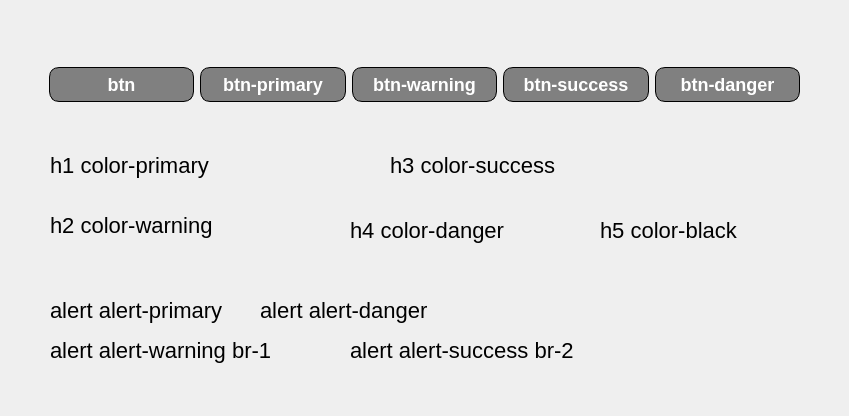
<?xml version="1.0" encoding="UTF-8"?>
<ui version="4.0">
 <class>MainWindow</class>
 <widget class="QMainWindow" name="MainWindow">
  <property name="geometry">
   <rect>
    <x>0</x>
    <y>0</y>
    <width>849</width>
    <height>416</height>
   </rect>
  </property>
  <property name="windowTitle">
   <string>MainWindow</string>
  </property>
  <property name="styleSheet">
   <string notr="true">/*
 *
 *  Simple Stylesheet inspired on Bootstrap for Qt Designer / Qt Creator 
 *  File: bootstylesheet.css
 *  Author: JuanLoaiza007
 *  Version: 1.1.1
 *
 */

/*  # Español
 *  Instrucciones para aplicar en Qt Designer / Qt Creator
 *  1. Busque la vista de Inspector de objetos &gt;&gt; Objeto &gt;&gt; &quot;MainWindow&quot;.
 *  2. Dale clic derecho a &quot;MainWindow&quot; y seleccione &quot;Cambiar HojaDeEstilos&quot; o algo similar.
 *  3. Pegue el contenido de este archivo ahí.
 *  4. De clic en Aplicar y Aceptar.
 *  5. Para aplicar los estilos seleccione un objeto, en el Editor de Propiedades agregue un Filtro tipo cadena de texto y nombrelo &quot;class&quot;.
 *  6. En el Editor de Propiedades habrá una seccion nueva llamada &quot;Propiedades dinámicas&quot; y una propiedad llamada &quot;class&quot;, en la casilla de la derecha aplique todos los estilos que desee, eg. &quot;btn btn-outline-primary br-4&quot;. 
 */

/*  # English
 *  Instructions to apply in Qt Designer / Qt Creator
 *  1. Keep an eye on the Object Inspector &gt;&gt; Object &gt;&gt; &quot;MainWindow&quot;.
 *  2. Right click on &quot;MainWindow&quot; and select &quot;Change StyleSheet&quot; or something similar.
 *  3. Paste the content of this file there.
 *  4. Click Apply and Accept.
 *  5. To apply the styles, select an object, in the Properties Editor add a Text String Filter and name it &quot;class&quot;.
 *  6. In the Property Editor there will be a new section called &quot;Dynamic Properties&quot; and a property called &quot;class&quot;, in the box on the right apply all the styles you want, eg. &quot;btn btn-outline-primary br-4&quot;. 
 */

QMainWindow {
  font-family: &quot;sans-serif&quot;;
}

/* Border Settings */
/* Border Side Weight */
.nb {
  border: 0px solid;
}
.b-st-1 {
  border-top: 1px solid;
}
.b-sb-1 {
  border-bottom: 1px solid;
}
.b-sl-1 {
  border-left: 1px solid;
}
.b-sr-1 {
  border-right: 1px solid;
}
.b-st-2 {
  border-top: 2px solid;
}
.b-sb-2 {
  border-bottom: 2px solid;
}
.b-sl-2 {
  border-left: 2px solid;
}
.b-sr-2 {
  border-right: 2px solid;
}
.b-st-3 {
  border-top: 3px solid;
}
.b-sb-3 {
  border-bottom: 3px solid;
}
.b-sl-3 {
  border-left: 3px solid;
}
.b-sr-3 {
  border-right: 3px solid;
}
.b-st-4 {
  border-top: 4px solid;
}
.b-sb-4 {
  border-bottom: 4px solid;
}
.b-sl-4 {
  border-left: 4px solid;
}
.b-sr-4 {
  border-right: 4px solid;
}

/* Radius */
.br-1 {
  border-radius: 10px;
}

.br-2 {
  border-radius: 15px;
}

.br-3 {
  border-radius: 20px;
}

.br-4 {
  border-radius: 25px;
}

/* Background colors */
.background-white {
  background-color: white;
}
.background-light {
  background-color: #f8f9fa;
}
.background-black {
  background-color: black;
}
.background-primary {
  background-color: #0d6efd;
}
.background-success {
  background-color: #198754;
}
.background-warning {
  background-color: #ffc720;
}
.background-danger {
  background-color: #dc3545;
}

/* Colors */
.color-white {
  color: white;
}
.color-light {
  color: #f8f9fa;
}
.color-black {
  color: black;
}
.color-primary {
  color: #0d6efd;
}
.color-success {
  color: #198754;
}
.color-warning {
  color: #ffc720;
}
.color-danger {
  color: #dc3545;
}

/* Buttons */
QPushButton {
  font-weight: 500;
  color: white;
  background-color: gray;
  padding: 6px 12px;
  font-size: 18px;
  border-radius: 10px;
  border: 1px solid;
}

.btn {
  font-weight: 500;
  color: white;
  background-color: gray;
  padding: 6px 12px;
  font-size: 18px;
  border-radius: 10px;
  border: 1px solid;
}

.btn-primary {
  color: #fff;
  background-color: #0d6efd;
  border-color: #0d6efd;
}
.btn-primary:hover {
  color: #fff;
  background-color: #0b5ed7;
  border-color: #0a58ca;
}

.btn-secondary {
  color: #fff;
  background-color: #6c757d;
  border-color: #6c757d;
}
.btn-secondary:hover {
  color: #fff;
  background-color: #5c636a;
  border-color: #565e64;
}

.btn-success {
  color: #fff;
  background-color: #198754;
  border-color: #198754;
}
.btn-success:hover {
  color: #fff;
  background-color: #157347;
  border-color: #146c43;
}

.btn-warning {
  color: #000;
  background-color: #ffc107;
  border-color: #ffc107;
}
.btn-warning:hover {
  color: #000;
  background-color: #ffca2c;
  border-color: #ffc720;
}

.btn-danger {
  color: #fff;
  background-color: #dc3545;
  border-color: #dc3545;
}
.btn-danger:hover {
  color: #fff;
  background-color: #bb2d3b;
  border-color: #b02a37;
}

.btn-light {
  color: #000;
  background-color: #f8f9fa;
  border-color: #f8f9fa;
}
.btn-light:hover {
  color: #000;
  background-color: #f9fafb;
  border-color: #f9fafb;
}

.btn-dark {
  color: #fff;
  background-color: #212529;
  border-color: #212529;
}
.btn-dark:hover {
  color: #fff;
  background-color: #1c1f23;
  border-color: #1a1e21;
}

.btn-outline-primary {
  background-color: white;
  color: #0d6efd;
  border-color: #0d6efd;
}
.btn-outline-primary:hover {
  color: #fff;
  background-color: #0d6efd;
  border-color: #0d6efd;
}

.btn-outline-secondary {
  background-color: white;
  color: #6c757d;
  border-color: #6c757d;
}
.btn-outline-secondary:hover {
  color: #fff;
  background-color: #6c757d;
  border-color: #6c757d;
}

.btn-outline-success {
  background-color: white;
  color: #198754;
  border-color: #198754;
}
.btn-outline-success:hover {
  color: #fff;
  background-color: #198754;
  border-color: #198754;
}

.btn-outline-info {
  background-color: white;
  color: #0dcaf0;
  border-color: #0dcaf0;
}
.btn-outline-info:hover {
  color: #000;
  background-color: #0dcaf0;
}

.btn-outline-warning {
  background-color: white;
  color: #ffc107;
  border-color: #ffc107;
}
.btn-outline-warning:hover {
  color: #000;
  background-color: #ffc107;
  border-color: #ffc107;
}

.btn-outline-danger {
  background-color: white;
  color: #dc3545;
  border-color: #dc3545;
}
.btn-outline-danger:hover {
  color: #fff;
  background-color: #dc3545;
  border-color: #dc3545;
}

.btn-outline-light {
  background-color: #41464b;
  color: #f8f9fa;
  border-color: #f8f9fa;
}
.btn-outline-light:hover {
  color: #000;
  background-color: #f8f9fa;
  border-color: #f8f9fa;
}

.btn-outline-dark {
  background-color: white;
  color: #212529;
  border-color: #212529;
}
.btn-outline-dark:hover {
  color: #fff;
  background-color: #212529;
  border-color: #212529;
}

.btn-link {
  background-color: white;
  font-weight: 400;
  color: #0d6efd;
  text-decoration: underline;
}
.btn-link:hover {
  color: #0a58ca;
}

/* Title sizes */
QLabel {
  font-size: 22px;
}

.h1 {
  font-size: 42px;
}

.h2 {
  font-size: 36px;
}

.h3 {
  font-size: 32px;
}

.h4 {
  font-size: 28px;
}

.h5 {
  font-size: 22px;
}

.h6 {
  font-size: 18px;
}

/* Alerts */
.alert {
  border: 1px solid;
}

.alert-primary {
  color: #084298;
  background-color: #cfe2ff;
  border-color: #b6d4fe;
}
.alert-secondary {
  color: #41464b;
  background-color: #e2e3e5;
  border-color: #d3d6d8;
}
.alert-success {
  color: #0f5132;
  background-color: #d1e7dd;
  border-color: #badbcc;
}
.alert-info {
  color: #055160;
  background-color: #cff4fc;
  border-color: #b6effb;
}
.alert-warning {
  color: #664d03;
  background-color: #fff3cd;
  border-color: #ffecb5;
}
.alert-danger {
  color: #842029;
  background-color: #f8d7da;
  border-color: #f5c2c7;
}
.alert-light {
  color: #636464;
  background-color: #fefefe;
  border-color: #fdfdfe;
}
.alert-dark {
  color: #141619;
  background-color: #d3d3d4;
  border-color: #bcbebf;
}
</string>
  </property>
  <property name="class" stdset="0">
   <string>background-white</string>
  </property>
  <widget class="QWidget" name="centralwidget">
   <property name="class" stdset="0">
    <string>background-white</string>
   </property>
   <layout class="QVBoxLayout" name="verticalLayout">
    <property name="spacing">
     <number>0</number>
    </property>
    <property name="leftMargin">
     <number>40</number>
    </property>
    <property name="topMargin">
     <number>40</number>
    </property>
    <property name="rightMargin">
     <number>40</number>
    </property>
    <property name="bottomMargin">
     <number>40</number>
    </property>
    <item>
     <widget class="QFrame" name="frame_3">
      <property name="maximumSize">
       <size>
        <width>16777215</width>
        <height>90</height>
       </size>
      </property>
      <property name="frameShape">
       <enum>QFrame::NoFrame</enum>
      </property>
      <property name="frameShadow">
       <enum>QFrame::Raised</enum>
      </property>
      <layout class="QHBoxLayout" name="horizontalLayout">
       <item>
        <widget class="QPushButton" name="pushButton">
         <property name="text">
          <string>btn</string>
         </property>
        </widget>
       </item>
       <item>
        <widget class="QPushButton" name="pushButton_2">
         <property name="text">
          <string>btn-primary</string>
         </property>
         <property name="class" stdset="0">
          <string>btn-primary</string>
         </property>
        </widget>
       </item>
       <item>
        <widget class="QPushButton" name="pushButton_3">
         <property name="text">
          <string>btn-warning</string>
         </property>
         <property name="class" stdset="0">
          <string>btn-warning</string>
         </property>
        </widget>
       </item>
       <item>
        <widget class="QPushButton" name="pushButton_4">
         <property name="text">
          <string>btn-success</string>
         </property>
         <property name="class" stdset="0">
          <string>btn-success</string>
         </property>
        </widget>
       </item>
       <item>
        <widget class="QPushButton" name="pushButton_5">
         <property name="text">
          <string>btn-danger</string>
         </property>
         <property name="class" stdset="0">
          <string>btn-danger</string>
         </property>
        </widget>
       </item>
      </layout>
     </widget>
    </item>
    <item>
     <widget class="QFrame" name="frame_2">
      <property name="frameShape">
       <enum>QFrame::NoFrame</enum>
      </property>
      <property name="frameShadow">
       <enum>QFrame::Raised</enum>
      </property>
      <widget class="QLabel" name="label">
       <property name="geometry">
        <rect>
         <x>10</x>
         <y>10</y>
         <width>321</width>
         <height>51</height>
        </rect>
       </property>
       <property name="text">
        <string>h1 color-primary</string>
       </property>
       <property name="class" stdset="0">
        <string>h1 color-primary</string>
       </property>
      </widget>
      <widget class="QLabel" name="label_2">
       <property name="geometry">
        <rect>
         <x>10</x>
         <y>60</y>
         <width>291</width>
         <height>71</height>
        </rect>
       </property>
       <property name="text">
        <string>h2 color-warning</string>
       </property>
       <property name="class" stdset="0">
        <string>h2 color-warning</string>
       </property>
      </widget>
      <widget class="QLabel" name="label_3">
       <property name="geometry">
        <rect>
         <x>350</x>
         <y>10</y>
         <width>271</width>
         <height>51</height>
        </rect>
       </property>
       <property name="text">
        <string>h3 color-success</string>
       </property>
       <property name="class" stdset="0">
        <string>h3 color-success</string>
       </property>
      </widget>
      <widget class="QLabel" name="label_4">
       <property name="geometry">
        <rect>
         <x>310</x>
         <y>80</y>
         <width>231</width>
         <height>41</height>
        </rect>
       </property>
       <property name="text">
        <string>h4 color-danger</string>
       </property>
       <property name="class" stdset="0">
        <string>h4 color-danger</string>
       </property>
      </widget>
      <widget class="QLabel" name="label_5">
       <property name="geometry">
        <rect>
         <x>560</x>
         <y>90</y>
         <width>181</width>
         <height>21</height>
        </rect>
       </property>
       <property name="text">
        <string>h5 color-black</string>
       </property>
       <property name="class" stdset="0">
        <string>h5 color-black</string>
       </property>
      </widget>
     </widget>
    </item>
    <item>
     <widget class="QFrame" name="frame">
      <property name="maximumSize">
       <size>
        <width>16777215</width>
        <height>91</height>
       </size>
      </property>
      <property name="frameShape">
       <enum>QFrame::NoFrame</enum>
      </property>
      <property name="frameShadow">
       <enum>QFrame::Raised</enum>
      </property>
      <widget class="QLabel" name="label_6">
       <property name="geometry">
        <rect>
         <x>10</x>
         <y>50</y>
         <width>291</width>
         <height>31</height>
        </rect>
       </property>
       <property name="text">
        <string>alert alert-warning br-1</string>
       </property>
       <property name="class" stdset="0">
        <string>alert alert-warning br-1</string>
       </property>
      </widget>
      <widget class="QLabel" name="label_7">
       <property name="geometry">
        <rect>
         <x>10</x>
         <y>10</y>
         <width>201</width>
         <height>31</height>
        </rect>
       </property>
       <property name="text">
        <string>alert alert-primary</string>
       </property>
       <property name="class" stdset="0">
        <string>alert alert-primary</string>
       </property>
      </widget>
      <widget class="QLabel" name="label_8">
       <property name="geometry">
        <rect>
         <x>310</x>
         <y>50</y>
         <width>291</width>
         <height>31</height>
        </rect>
       </property>
       <property name="text">
        <string>alert alert-success br-2</string>
       </property>
       <property name="class" stdset="0">
        <string>alert alert-success br-2</string>
       </property>
      </widget>
      <widget class="QLabel" name="label_9">
       <property name="geometry">
        <rect>
         <x>220</x>
         <y>10</y>
         <width>251</width>
         <height>31</height>
        </rect>
       </property>
       <property name="text">
        <string>alert alert-danger </string>
       </property>
       <property name="class" stdset="0">
        <string>alert alert-danger br-3</string>
       </property>
      </widget>
     </widget>
    </item>
   </layout>
  </widget>
 </widget>
 <resources/>
 <connections/>
</ui>
